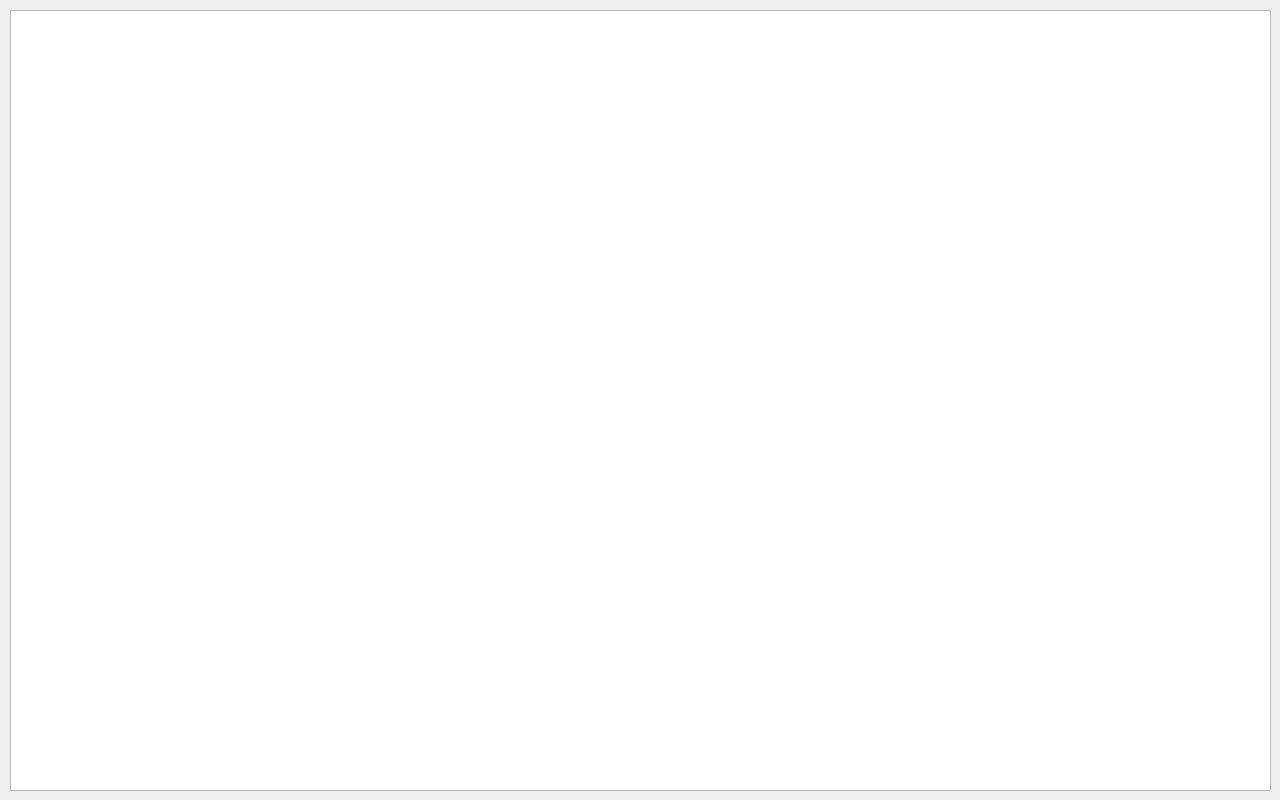
<?xml version="1.0" encoding="UTF-8"?>
<ui version="4.0">
 <class>list_athletes</class>
 <widget class="QDialog" name="list_athletes">
  <property name="geometry">
   <rect>
    <x>0</x>
    <y>0</y>
    <width>1280</width>
    <height>800</height>
   </rect>
  </property>
  <property name="minimumSize">
   <size>
    <width>1280</width>
    <height>800</height>
   </size>
  </property>
  <property name="font">
   <font>
    <pointsize>12</pointsize>
   </font>
  </property>
  <property name="windowTitle">
   <string>Athletes List</string>
  </property>
  <widget class="QWidget" name="gridLayoutWidget">
   <property name="geometry">
    <rect>
     <x>10</x>
     <y>10</y>
     <width>1261</width>
     <height>781</height>
    </rect>
   </property>
   <layout class="QGridLayout" name="LYT_listAthlete">
    <item row="0" column="0">
     <widget class="QTableView" name="TBL_athletesList"/>
    </item>
   </layout>
  </widget>
 </widget>
 <resources/>
 <connections/>
</ui>
